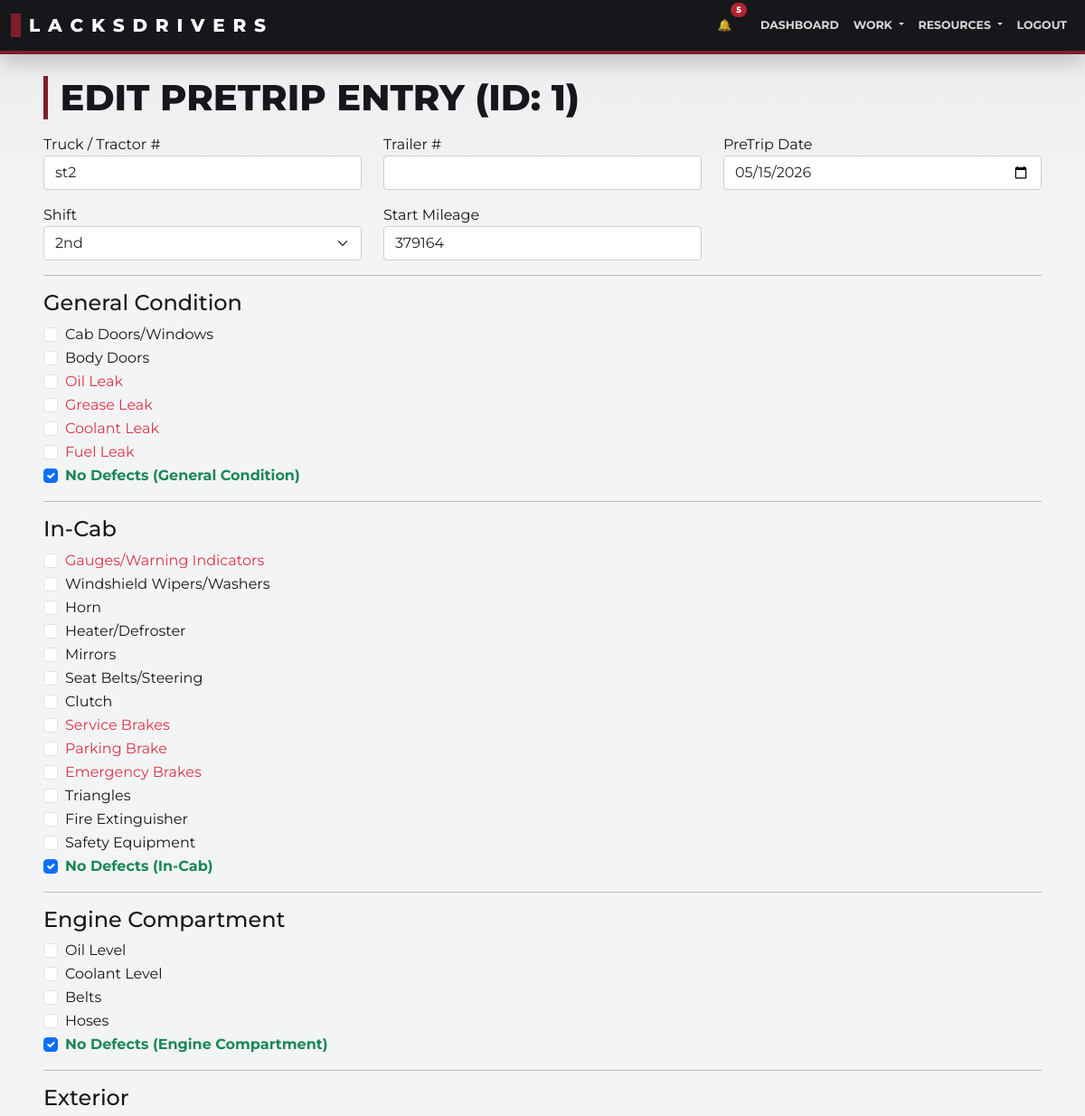
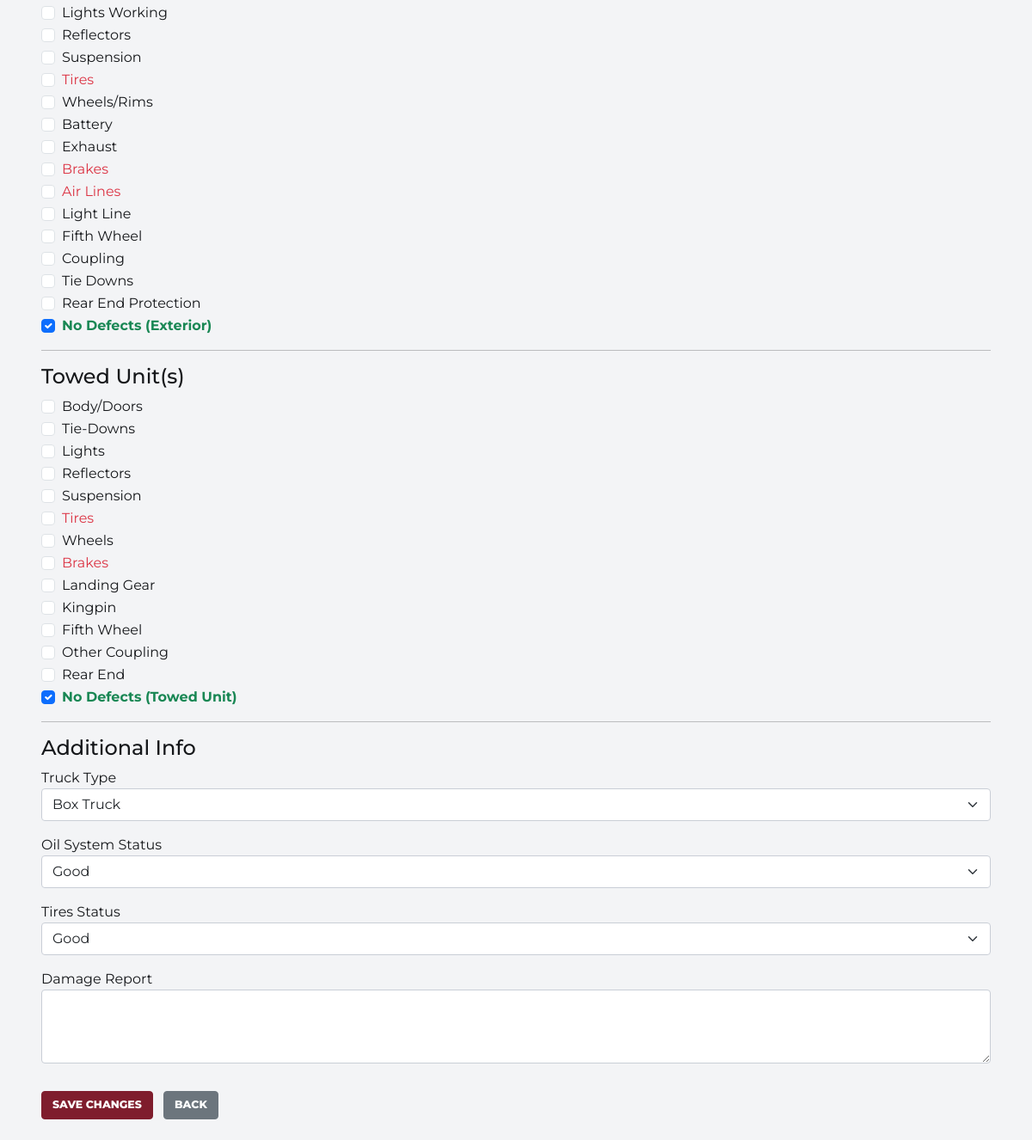
/edit_pretrip_entry/1 (signed in), run on the app's committed database (2 pictures, top to bottom).
### app/models/trip.py (models this page shows)
class PreTrip(db.Model):
    __tablename__ = "pretrip"
    id = db.Column(db.Integer, primary_key=True)
    user_id = db.Column(db.Integer, db.ForeignKey("user.id"), nullable=False)
    truck_number = db.Column(db.String(50))
    trailer_number = db.Column(db.String(50))
    pretrip_date = db.Column(db.Date, default=date.today)
    shift = db.Column(db.String(10))
    start_mileage = db.Column(db.Integer)
    truck_type = db.Column(db.String(20))
    oil_system_status = db.Column(db.String(20))
    tires_ok = db.Column(db.Boolean, default=False)
    tires_status = db.Column(db.String(50))
    cab_doors_windows = db.Column(db.Boolean, default=False)
    body_doors = db.Column(db.Boolean, default=False)
    oil_leak = db.Column(db.Boolean, default=False)
    grease_leak = db.Column(db.Boolean, default=False)
    coolant_leak = db.Column(db.Boolean, default=False)
    fuel_leak = db.Column(db.Boolean, default=False)
    gc_no_defects = db.Column(db.Boolean, default=False)
    gauges_warning = db.Column(db.Boolean, default=False)
    wipers = db.Column(db.Boolean, default=False)
    horn = db.Column(db.Boolean, default=False)
    heater_defroster = db.Column(db.Boolean, default=False)
    mirrors = db.Column(db.Boolean, default=False)
    seat_belts_steering = db.Column(db.Boolean, default=False)
    clutch = db.Column(db.Boolean, default=False)
    service_brakes = db.Column(db.Boolean, default=False)
    parking_brake = db.Column(db.Boolean, default=False)
    emergency_brakes = db.Column(db.Boolean, default=False)
    triangles = db.Column(db.Boolean, default=False)
    fire_extinguisher = db.Column(db.Boolean, default=False)
    safety_equipment = db.Column(db.Boolean, default=False)
    incab_no_defects = db.Column(db.Boolean, default=False)
    oil_level = db.Column(db.Boolean, default=False)
    coolant_level = db.Column(db.Boolean, default=False)
    belts = db.Column(db.Boolean, default=False)
    hoses = db.Column(db.Boolean, default=False)
    ec_no_defects = db.Column(db.Boolean, default=False)
    lights_working = db.Column(db.Boolean, default=False)
    reflectors = db.Column(db.Boolean, default=False)
    suspension = db.Column(db.Boolean, default=False)
    tires = db.Column(db.Boolean, default=False)
    wheels_rims = db.Column(db.Boolean, default=False)
    battery = db.Column(db.Boolean, default=False)
    exhaust = db.Column(db.Boolean, default=False)
    brakes = db.Column(db.Boolean, default=False)
    air_lines = db.Column(db.Boolean, default=False)
    light_line = db.Column(db.Boolean, default=False)
    fifth_wheel = db.Column(db.Boolean, default=False)
    coupling = db.Column(db.Boolean, default=False)
    tie_downs = db.Column(db.Boolean, default=False)
    rear_end_protection = db.Column(db.Boolean, default=False)
    exterior_no_defects = db.Column(db.Boolean, default=False)
    towed_bodydoors = db.Column(db.Boolean, default=False)
    towed_tiedowns = db.Column(db.Boolean, default=False)
    towed_lights = db.Column(db.Boolean, default=False)
    towed_reflectors = db.Column(db.Boolean, default=False)
    towed_suspension = db.Column(db.Boolean, default=False)
    towed_tires = db.Column(db.Boolean, default=False)
    towed_wheels = db.Column(db.Boolean, default=False)
    towed_brakes = db.Column(db.Boolean, default=False)
    towed_landing_gear = db.Column(db.Boolean, default=False)
    towed_kingpin = db.Column(db.Boolean, default=False)
    towed_fifthwheel = db.Column(db.Boolean, default=False)
    towed_othercoupling = db.Column(db.Boolean, default=False)
    towed_rearend = db.Column(db.Boolean, default=False)
    towed_no_defects = db.Column(db.Boolean, default=False)
    damage_report = db.Column(db.Text)
    created_at = db.Column(db.DateTime, default=datetime.utcnow)
    updated_at = db.Column(db.DateTime, onupdate=datetime.utcnow)
    deleted_at = db.Column(db.DateTime, nullable=True)
    deleted_by_id = db.Column(db.Integer, db.ForeignKey("user.id"), nullable=True)
    deleted_by = db.relationship("User", foreign_keys=[deleted_by_id])
    posttrip = db.relationship("PostTrip", uselist=False, backref="pretrip")

### app/blueprints/driver/routes.py (the view, shortened to what this page needs)
@bp.route("/edit_pretrip_entry/<int:pretrip_id>", methods=["GET", "POST"])
@login_required
def edit_pretrip_entry(pretrip_id):
    pt = _active_pretrips_query().filter_by(id=pretrip_id).first_or_404()
    if current_user.role == "driver" and pt.user_id != current_user.id:
        flash("Not authorized.", "danger")
        return redirect(url_for("driver.list_pretrips"))
    if current_user.role == "management":
        flash("Managers have read-only access to driver pretrip data.", "warning")
        return redirect(url_for("driver.view_pretrip", pretrip_id=pt.id))
    form = PreTripForm(obj=pt)
    return render_template("edit_pretrip_entry.html", form=form, pretrip=pt)

### templates/edit_pretrip_entry.html (shortened to what this page needs)
{% extends "base.html" %}
{% block content %}
<div class="container my-4">
  <h1 class="mb-3">Edit PreTrip Entry (ID: {{ pretrip.id }})</h1>
  <form method="POST" action="">
    <div class="row mb-3">
      <div class="col-md-4">
        {{ form.truck_number.label }}
        {{ form.truck_number(class="form-control") }}
      </div>
      <div class="col-md-4">
        {{ form.trailer_number.label }}
        {{ form.trailer_number(class="form-control") }}
      </div>
      <div class="col-md-4">
        {{ form.pretrip_date.label }}
        {{ form.pretrip_date(class="form-control") }}
      </div>
    </div>
    <div class="row mb-3">
      <div class="col-md-4">
        {{ form.shift.label }}
        {{ form.shift(class="form-select") }}
      </div>
      <div class="col-md-4">
        {{ form.start_mileage.label }}
        {{ form.start_mileage(class="form-control") }}
      </div>
    </div>
    <hr>
    <h4>General Condition</h4>
    <div class="form-check">
      {{ form.cab_doors_windows(class="form-check-input") }}
      {{ form.cab_doors_windows.label(class="form-check-label") }}
    </div>
    <div class="form-check">
      {{ form.body_doors(class="form-check-input") }}
      {{ form.body_doors.label(class="form-check-label") }}
    </div>
    <div class="form-check">
      {{ form.oil_leak(class="form-check-input") }}
      {{ form.oil_leak.label(class="form-check-label text-danger") }}
    </div>
    <div class="form-check">
      {{ form.grease_leak(class="form-check-input") }}
      {{ form.grease_leak.label(class="form-check-label text-danger") }}
    </div>
    <div class="form-check">
      {{ form.coolant_leak(class="form-check-input") }}
      {{ form.coolant_leak.label(class="form-check-label text-danger") }}
    </div>
    <div class="form-check">
      {{ form.fuel_leak(class="form-check-input") }}
      {{ form.fuel_leak.label(class="form-check-label text-danger") }}
    </div>
    <div class="form-check">
      {{ form.gc_no_defects(class="form-check-input") }}
      {{ form.gc_no_defects.label(class="form-check-label text-success fw-bold") }}
    </div>
    <hr>
    <h4>In-Cab</h4>
    <div class="form-check">
      {{ form.gauges_warning(class="form-check-input") }}
      {{ form.gauges_warning.label(class="form-check-label text-danger") }}
    </div>
    <div class="form-check">
      {{ form.wipers(class="form-check-input") }}
      {{ form.wipers.label(class="form-check-label") }}
    </div>
    <div class="form-check">
      {{ form.horn(class="form-check-input") }}
      {{ form.horn.label(class="form-check-label") }}
    </div>
    <div class="form-check">
      {{ form.heater_defroster(class="form-check-input") }}
      {{ form.heater_defroster.label(class="form-check-label") }}
    </div>
    <div class="form-check">
      {{ form.mirrors(class="form-check-input") }}
      {{ form.mirrors.label(class="form-check-label") }}
    </div>
    <div class="form-check">
      {{ form.seat_belts_steering(class="form-check-input") }}
      {{ form.seat_belts_steering.label(class="form-check-label") }}
    </div>
    <div class="form-check">
      {{ form.clutch(class="form-check-input") }}
      {{ form.clutch.label(class="form-check-label") }}
    </div>
    <div class="form-check">
      {{ form.service_brakes(class="form-check-input") }}
      {{ form.service_brakes.label(class="form-check-label text-danger") }}
    </div>
    <div class="form-check">
      {{ form.parking_brake(class="form-check-input") }}
      {{ form.parking_brake.label(class="form-check-label text-danger") }}
    </div>
    <div class="form-check">
      {{ form.emergency_brakes(class="form-check-input") }}
      {{ form.emergency_brakes.label(class="form-check-label text-danger") }}
    </div>
    <div class="form-check">
      {{ form.triangles(class="form-check-input") }}
      {{ form.triangles.label(class="form-check-label") }}
    </div>
    <div class="form-check">
      {{ form.fire_extinguisher(class="form-check-input") }}
      {{ form.fire_extinguisher.label(class="form-check-label") }}
    </div>
    <div class="form-check">
      {{ form.safety_equipment(class="form-check-input") }}
      {{ form.safety_equipment.label(class="form-check-label") }}
    </div>
    <div class="form-check">
      {{ form.incab_no_defects(class="form-check-input") }}
      {{ form.incab_no_defects.label(class="form-check-label text-success fw-bold") }}
    </div>
    <hr>
    <h4>Engine Compartment</h4>
    <div class="form-check">
      {{ form.oil_level(class="form-check-input") }}
      {{ form.oil_level.label(class="form-check-label") }}
    </div>
    <div class="form-check">
      {{ form.coolant_level(class="form-check-input") }}
      {{ form.coolant_level.label(class="form-check-label") }}
    </div>
    <div class="form-check">
      {{ form.belts(class="form-check-input") }}
      {{ form.belts.label(class="form-check-label") }}
    </div>
    <div class="form-check">
      {{ form.hoses(class="form-check-input") }}
      {{ form.hoses.label(class="form-check-label") }}
    </div>
    <div class="form-check">
      {{ form.ec_no_defects(class="form-check-input") }}
      {{ form.ec_no_defects.label(class="form-check-label text-success fw-bold") }}
    </div>
    <hr>
    <h4>Exterior</h4>
    <div class="form-check">
      {{ form.lights_working(class="form-check-input") }}
      {{ form.lights_working.label(class="form-check-label") }}
    </div>
    <div class="form-check">
      {{ form.reflectors(class="form-check-input") }}
      {{ form.reflectors.label(class="form-check-label") }}
    </div>
    <div class="form-check">
      {{ form.suspension(class="form-check-input") }}
      {{ form.suspension.label(class="form-check-label") }}
    </div>
    <div class="form-check">
      {{ form.tires(class="form-check-input") }}
      {{ form.tires.label(class="form-check-label text-danger") }}
    </div>
    <div class="form-check">
      {{ form.wheels_rims(class="form-check-input") }}
      {{ form.wheels_rims.label(class="form-check-label") }}
    </div>
    <div class="form-check">
      {{ form.battery(class="form-check-input") }}
      {{ form.battery.label(class="form-check-label") }}
    </div>
    <div class="form-check">
      {{ form.exhaust(class="form-check-input") }}
      {{ form.exhaust.label(class="form-check-label") }}
    </div>
    <div class="form-check">
      {{ form.brakes(class="form-check-input") }}
      {{ form.brakes.label(class="form-check-label text-danger") }}
    </div>
    <div class="form-check">
      {{ form.air_lines(class="form-check-input") }}
      {{ form.air_lines.label(class="form-check-label text-danger") }}
    </div>
    <div class="form-check">
      {{ form.light_line(class="form-check-input") }}
      {{ form.light_line.label(class="form-check-label") }}
    </div>
    <div class="form-check">
      {{ form.fifth_wheel(class="form-check-input") }}
      {{ form.fifth_wheel.label(class="form-check-label") }}
    </div>
    <div class="form-check">
      {{ form.coupling(class="form-check-input") }}
      {{ form.coupling.label(class="form-check-label") }}
    </div>
    <div class="form-check">
      {{ form.tie_downs(class="form-check-input") }}
      {{ form.tie_downs.label(class="form-check-label") }}
    </div>
    <div class="form-check">
      {{ form.rear_end_protection(class="form-check-input") }}
      {{ form.rear_end_protection.label(class="form-check-label") }}
    </div>
    <div class="form-check">
      {{ form.exterior_no_defects(class="form-check-input") }}
      {{ form.exterior_no_defects.label(class="form-check-label text-success fw-bold") }}
    </div>
    <hr>
    <h4>Towed Unit(s)</h4>
    <div class="form-check">
      {{ form.towed_bodydoors(class="form-check-input") }}
      {{ form.towed_bodydoors.label(class="form-check-label") }}
    </div>
    <div class="form-check">
      {{ form.towed_tiedowns(class="form-check-input") }}
      {{ form.towed_tiedowns.label(class="form-check-label") }}
    </div>
    <div class="form-check">
      {{ form.towed_lights(class="form-check-input") }}
      {{ form.towed_lights.label(class="form-check-label") }}
    </div>
    <div class="form-check">
      {{ form.towed_reflectors(class="form-check-input") }}
      {{ form.towed_reflectors.label(class="form-check-label") }}
    </div>
    <div class="form-check">
      {{ form.towed_suspension(class="form-check-input") }}
      {{ form.towed_suspension.label(class="form-check-label") }}
    </div>
    <div class="form-check">
      {{ form.towed_tires(class="form-check-input") }}
      {{ form.towed_tires.label(class="form-check-label text-danger") }}
    </div>
    <div class="form-check">
      {{ form.towed_wheels(class="form-check-input") }}
      {{ form.towed_wheels.label(class="form-check-label") }}
    </div>
    <div class="form-check">
      {{ form.towed_brakes(class="form-check-input") }}
      {{ form.towed_brakes.label(class="form-check-label text-danger") }}
    </div>
    <div class="form-check">
      {{ form.towed_landing_gear(class="form-check-input") }}
      {{ form.towed_landing_gear.label(class="form-check-label") }}
    </div>
    <div class="form-check">
      {{ form.towed_kingpin(class="form-check-input") }}
      {{ form.towed_kingpin.label(class="form-check-label") }}
    </div>
    <div class="form-check">
      {{ form.towed_fifthwheel(class="form-check-input") }}
      {{ form.towed_fifthwheel.label(class="form-check-label") }}
    </div>
    <div class="form-check">
      {{ form.towed_othercoupling(class="form-check-input") }}
      {{ form.towed_othercoupling.label(class="form-check-label") }}
    </div>
    <div class="form-check">
      {{ form.towed_rearend(class="form-check-input") }}
      {{ form.towed_rearend.label(class="form-check-label") }}
    </div>
    <div class="form-check">
      {{ form.towed_no_defects(class="form-check-input") }}
      {{ form.towed_no_defects.label(class="form-check-label text-success fw-bold") }}
    </div>
    <hr>
    <h4>Additional Info</h4>
    <div class="mb-3">
      {{ form.truck_type.label }}
      {{ form.truck_type(class="form-select") }}
    </div>
    <div class="mb-3">
      {{ form.oil_system_status.label }}
      {{ form.oil_system_status(class="form-select") }}
    </div>
    <div class="mb-3">
      {{ form.tires_status.label }}
      {{ form.tires_status(class="form-select") }}
    </div>
    <div class="mb-3">
      {{ form.damage_report.label }}
      {{ form.damage_report(class="form-control", rows="3") }}
    </div>
    {{ form.submit(class="btn btn-primary mt-3", value="Save Changes") }}
    <a href="{{ url_for('driver.view_pretrip', pretrip_id=pretrip.id) }}" class="btn btn-secondary mt-3 ms-2">Back</a>
  </form>
</div>
{% endblock %}

### data on the page
PreTrip: id "1", truck_number "st2", pretrip_date "05/15/2026", shift "2nd", start_mileage "379164", gc_no_defects "☑", incab_no_defects "☑", ec_no_defects "☑", exterior_no_defects "☑", towed_no_defects "☑", truck_type "Box Truck", oil_system_status "Good", tires_status "Good"
